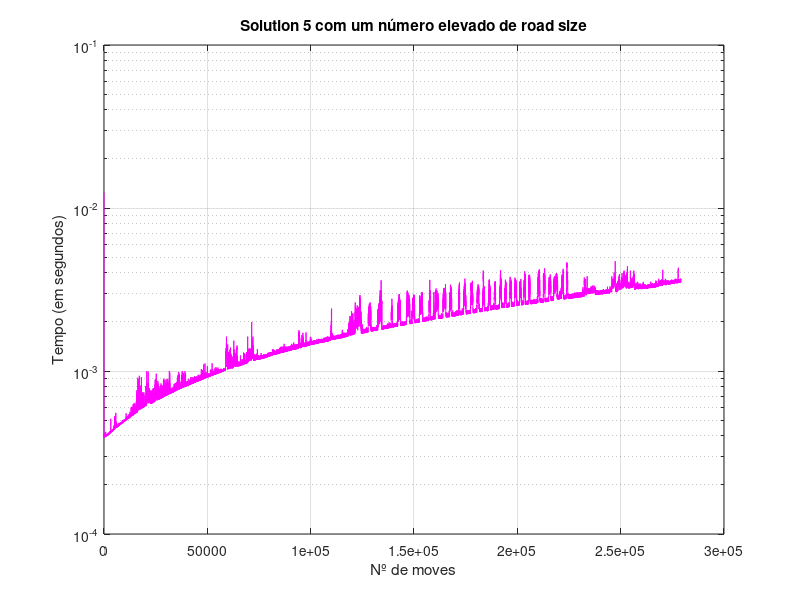

MATLAB code for this plot:
sol5 = load("data_solution5_high.txt");
% refazer quando o pc tiver mais tranquilo

n_sol5 = sol5(:,1);
t_sol5 = sol5(:,4);

semilogy(n_sol5,t_sol5, 'm-')
title("Solution 5 com um número elevado de road size")
xlabel("Nº de moves")
ylabel("Tempo (em segundos)")
grid on;